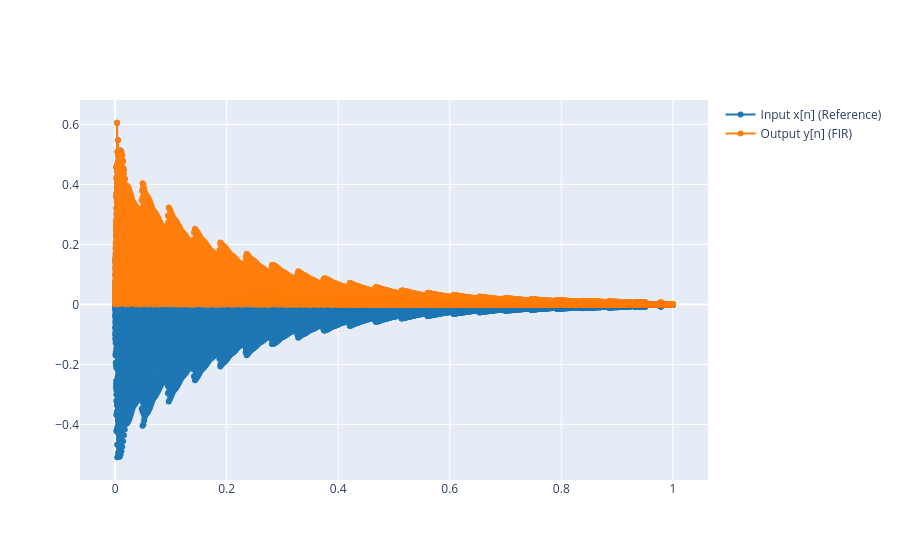

The code cell stored with this chart in its notebook:
### Markdown cell above
2.2 Load your reference signal and calculate its envelope using the function you designed. Plot the reference signal and envelope in the same figure.

### Code cell
filepath = "audio/so_guitarra.wav"
ref, fs = load_audio(filepath)

y = envelope(ref, N = 1)

plot_signals([ref, y], fs, name=["Input x[n] (Reference)", "Output y[n] (FIR)"], mode='lines+markers')

### Figure 1 — Plotly figure (JSON) as saved in the notebook; plotly's stock layout.template omitted (floating-point values rounded to 4 significant figures; data arrays with more than 128 entries replaced by an {"elided": "..."} marker saying what was removed)
{"data": [{"line": {"color": "#1f77b4", "shape": "linear"}, "mode": "lines+markers", "name": "Input x[n] (Reference)", "type": "scatter", "x": {"elided": "44100 float values"}, "y": {"elided": "44100 float values"}}, {"line": {"color": "#ff7f0e", "shape": "linear"}, "mode": "lines+markers", "name": "Output y[n] (FIR)", "type": "scatter", "x": {"elided": "44100 float values"}, "y": {"elided": "44100 float values"}}], "layout": {}}
